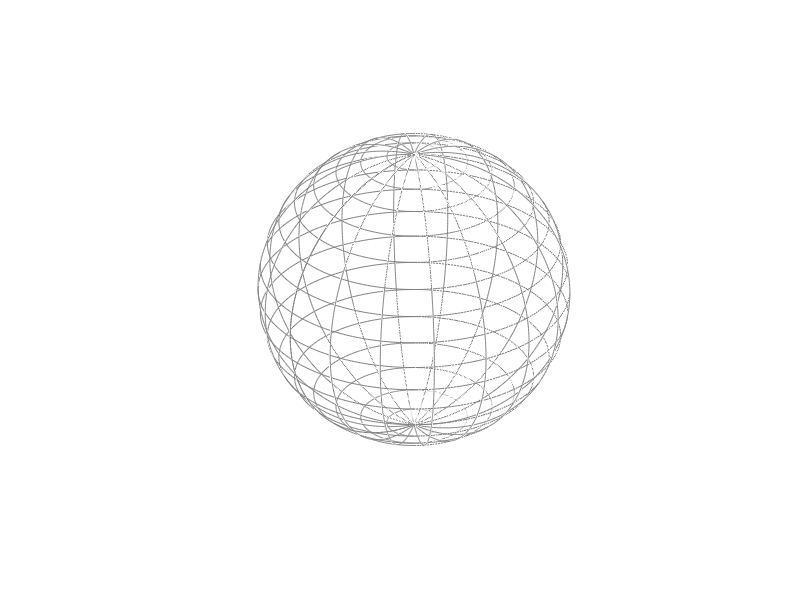

The MATLAB source for this figure:
R = 6371; % earth radius in km
latspacing = 10; 
lonspacing = 20; 
% lines of longitude: 
[lon1,lat1] = meshgrid(-180:lonspacing:180,linspace(-90,90,300)); 
[x1,y1,z1] = sph2cart(lon1*pi/180,lat1*pi/180,R); 
plot3(x1,y1,z1,'-','color',0.5*[1 1 1])
hold on
% lines of latitude: 
[lat2,lon2] = meshgrid(-90:latspacing:90,linspace(-180,180,300)); 
[x2,y2,z2] = sph2cart(lon2*pi/180,lat2*pi/180,R); 
plot3(x2,y2,z2,'-','color',0.5*[1 1 1])
axis equal tight off